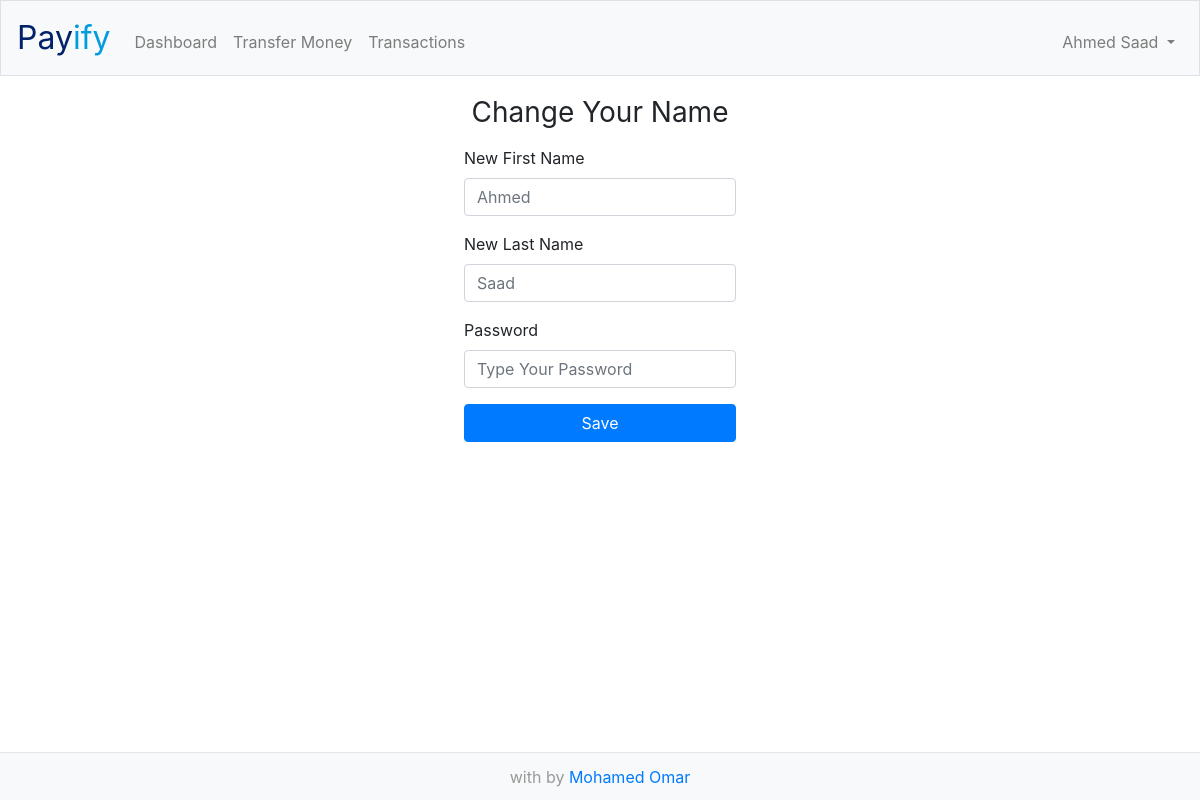
Page /settings/name (signed in) on the committed database.
### tables this page shows
CREATE TABLE 'users' ('id' integer PRIMARY KEY AUTOINCREMENT NOT NULL, 'email' text NOT NULL, 'hash' text NOT NULL, 'first' varchar(255) NOT NULL, 'last' varchar(255) NOT NULL, 'cash' real NOT NULL DEFAULT 5000.00 );

### app.py (the view)
@app.route("/settings/name", methods=["GET", "POST"])
@login_required
def name():
    name = db.execute("SELECT first, last FROM users WHERE id = :userid", userid=session["user_id"])
    if request.method == "POST":
        if not request.form.get("first_name"):
            return apology("missing firstname")
        if not request.form.get("last_name"):
            return apology("missing")
        if not request.form.get("password"):
            return apology("missing")
        rows = db.execute("SELECT hash FROM users WHERE id = :userid",
                          userid=session["user_id"])
        if not check_password_hash(rows[0]["hash"], request.form.get("password")):
            flash("invalid current password")
            classs = "alert-danger"
            return render_template("change_name.html", classs=classs, name=name)
        db.execute("UPDATE users SET first = :first, last = :last WHERE id = :userid",
                   first=request.form.get("first_name"), last=request.form.get("last_name"), userid=session["user_id"])
        flash("Name Changed Successfully")
        return redirect("/settings")
    else:
        return render_template("change_name.html", name=name)

### app.py (called while the page is built)
@app.after_request
def after_request(response):
    response.headers["Cache-Control"] = "no-cache, no-store, must-revalidate"
    response.headers["Expires"] = 0
    response.headers["Pragma"] = "no-cache"
    return response

### helpers.py (called while the page is built)
def login_required(f):
    @wraps(f)
    def decorated_function(*args, **kwargs):
        if session.get("user_id") is None:
            return redirect("/home")
        return f(*args, **kwargs)
    return decorated_function

### templates/change_name.html (shortened to what this page needs)
{% extends "layout.html" %}
{% block name %}
        {{ name[0]["first"] }} {{ name[0]["last"] }}
{% endblock %}
{% block main %}
<form action="/settings/name" method="POST" class="needs-validation" novalidate>
    <div class="container form">
        <h1 class="h3 mb-3 font-weight-normal">Change Your Name</h1>
        <div class="form-group" style="text-align: left;">
            <label>New First Name</label>
            <input type="text" class="form-control" name="first_name" placeholder="{{ name[0]['first'] }}" autocomplete="off" autofocus required>
        </div>
        <div class="form-group" style="text-align: left;">
            <label>New Last Name</label>
            <input type="text" class="form-control" name="last_name" placeholder="{{ name[0]['last'] }}" autocomplete="off" required>
        </div>
        <div class="form-group" style="text-align: left;">
            <label>Password</label>
            <input type="password" class="form-control" name="password" placeholder="Type Your Password" autocomplete="off" required>
        </div>
        <button class="btn btn-primary btn-block" type="submit">Save</button>
    </div>
</form>
{% endblock %}

### static/styles.css (style rules this page uses)
main .form-control { display: inline-block; width: 100%; }
.form { width: 17rem; padding: 0; }

### rows in the picture
users: first "Ahmed", last "Saad", first_name "Ahmed", last_name "Saad"
